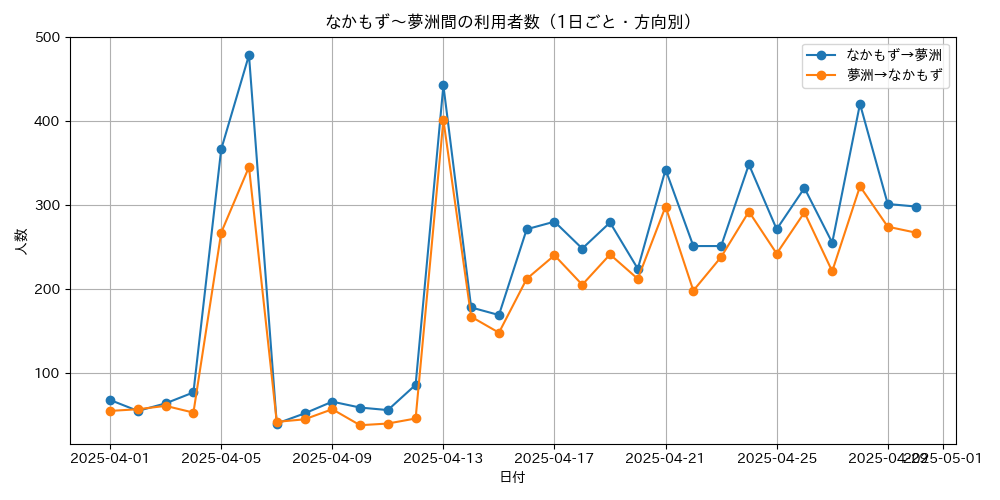

Generate this figure with Python:
import pandas as pd
import matplotlib.pyplot as plt
import japanize_matplotlib


df = pd.read_csv('sorted_output.csv', encoding='cp932')
df['data_date'] = pd.to_datetime(df['data_date'])

mask_nkz_to_ym = (df['depature_station'] == 'なかもず') & (df['arrival_station'] == '夢洲')
mask_ym_to_nkz = (df['depature_station'] == '夢洲') & (df['arrival_station'] == 'なかもず')

df_nkz_to_ym = df[mask_nkz_to_ym]
df_ym_to_nkz = df[mask_ym_to_nkz]

cnt_nkz_to_ym = df_nkz_to_ym.groupby('data_date').size()
cnt_ym_to_nkz = df_ym_to_nkz.groupby('data_date').size()

plt.figure(figsize=(10, 5))
plt.plot(cnt_nkz_to_ym.index, cnt_nkz_to_ym.values, label='なかもず→夢洲', marker='o')
plt.plot(cnt_ym_to_nkz.index, cnt_ym_to_nkz.values, label='夢洲→なかもず', marker='o')
plt.xlabel('日付')
plt.ylabel('人数')
plt.title('なかもず〜夢洲間の利用者数（1日ごと・方向別）')
plt.legend()
plt.grid(True)
plt.tight_layout()
plt.show()
